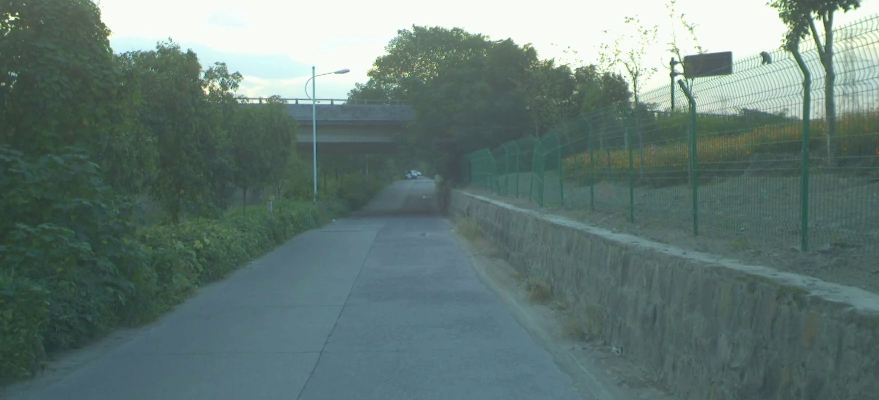
#> input picture sample/left_images/2018-10-11-16-03-19_2018-10-11-16-58-57-454.jpg, 879 x 400 px
$ jupyter execute --allow-errors sam_test.ipynb
#> lines starting #> are read from the running program, lines starting #| are printed output that depends on the picture; after the words box and inside, x2 and y2 are one past the last pixel; in counts of white or black regions, pixels touching at a corner belong together
### transforms.py
from torchvision import transforms
from torchvision.transforms import functional as F
import torch
import numpy as np

# IMAGE_SHAPE = (800, 1762)
IMAGE_SHAPE = (400, 879)
IMAGE_SHAPE = (400, 879)

def transform_fn():
    return transforms.Compose([
            transforms.ToPILImage(),
            transforms.ColorJitter(brightness=0.1, contrast=0.1, saturation=0.1, hue=0.1),
            transforms.Resize(IMAGE_SHAPE),
            transforms.ToTensor(),
            transforms.Normalize(mean=[0.50625424, 0.52283798, 0.41453917], std=[0.21669488, 0.1980729 , 0.18691985])
        ])
# [22 lines left out: functions transform_seg_fn, test_transform_fn, test_transform_seg_fn, not called in this run]

def convert_image(image):
    return torch.tensor(image.astype(np.float32) / 256.0).unsqueeze(0)

# [5 lines left out: function transform_disparity_fn, not called in this run]

### sam_test.ipynb
[cell 1]
from segment_anything import SamAutomaticMaskGenerator, sam_model_registry, SamPredictor
import cv2
import os
import numpy as np
import torch
import onnxruntime
import tqdm as tqdm
from onnxruntime.quantization import QuantType
from onnxruntime.quantization.quantize import quantize_dynamic
import matplotlib.pyplot as plt
from dataset import StereoDataset, StereoSegmentationDataset
from transforms import transform_disparity_fn, transform_fn
from torch.utils.data import Dataset, DataLoader

#> (a cell that did not finish here is left out)

#> (a cell that did not finish here is left out)

[cell 4]
# analyze the images in the folders
image_sizes = {
}


#> (the rest of this cell did not finish here and is left out)

[cell 5]
base_image = "2018-10-11-16-03-19_2018-10-11-16-58-57-454"

image = cv2.imread(f"sample/left_images/{base_image}.jpg")
#> image is the input picture: shape (400, 879, 3); mean B, G, R 117.2, 121.8, 100.8
depth_map = cv2.imread(f"sample/disparity_maps/{base_image}.png", cv2.IMREAD_GRAYSCALE)
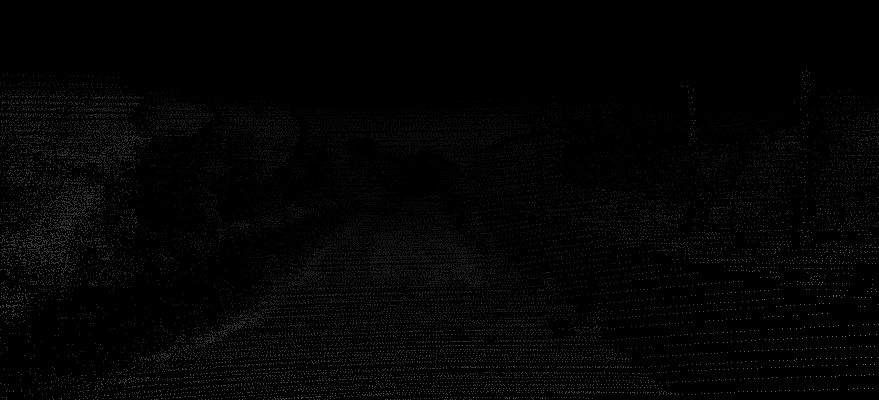
#> input picture sample/disparity_maps/2018-10-11-16-03-19_2018-10-11-16-58-57-454.png, 879 x 400 px
#> depth_map is the input picture: shape (400, 879); min 0, max 113, mean 2.9

print(f"shape of original image: {image.shape}")
#| shape of original image: (400, 879, 3)
# equalize the histogram of the depth map
depth_map = cv2.equalizeHist(depth_map)
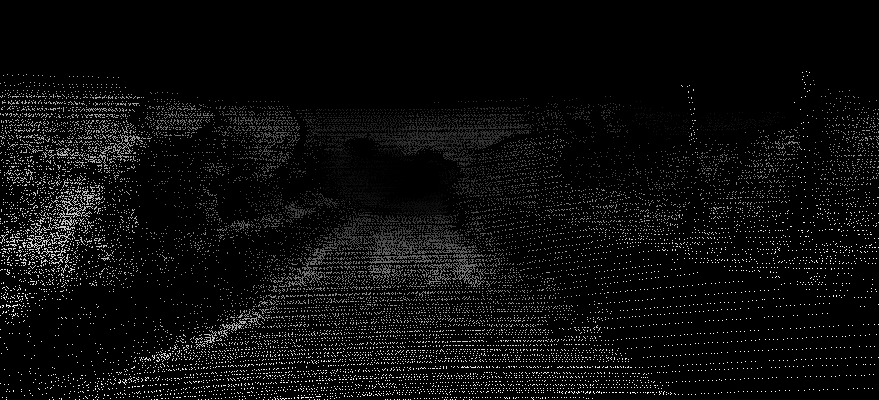
#> depth_map: shape (400, 879); min 0, max 255, mean 12


# show the image and the depth map side by side using matplotlib

plt.figure(figsize=(10, 5))
plt.subplot(1, 2, 1)
plt.imshow(cv2.cvtColor(image, cv2.COLOR_BGR2RGB))
plt.title("Image")
plt.axis("off")
plt.subplot(1, 2, 2)

# depth map is a single channel image, so we can directly plot it
plt.imshow(depth_map, cmap="gray")
plt.title("Depth Map")
plt.axis("off")
plt.show()
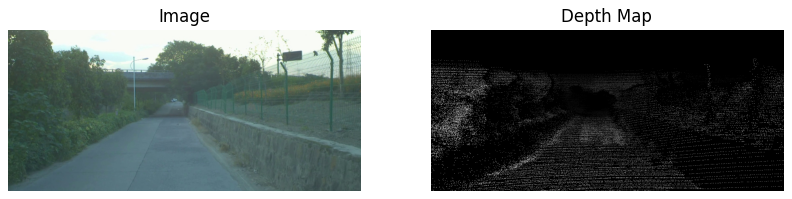
#> figure drawn by matplotlib, 2 panels

# select 8 random points along the top of left image and make sure the pixel values are zero on the
# depth map

# get the height and width of the image
height, width = image.shape[:2]
#> height = 400; width = 879

# select 16 random points along the top of the image
x_coors = np.random.randint(0, width, (16))
points = [(x, 0) for x in x_coors]

# make sure the depth map values are zero at these points
valid_points = []
for x, y in points:
    if depth_map[y, x] == 0:
        valid_points.append((x, y))
#> after the loop, valid_points = [(684, 0), (559, 0), (629, 0), (192, 0), (835, 0), (763, 0), (707, 0), (359, 0), (9, 0), (723, 0), (277, 0), (754, 0), (804, 0), (599, 0), (70, 0), (472, 0)]

# draw those points on the left image


image_with_points = image.copy()
for x, y in valid_points:
    cv2.circle(image_with_points, (x, y), 5, (0, 255, 0), -1)
#> this loop made 16 passes
#> x on passes 1 to 12: 684, 559, 629, 192, 835, 763, 707, 359, 9, 723, 277, 754
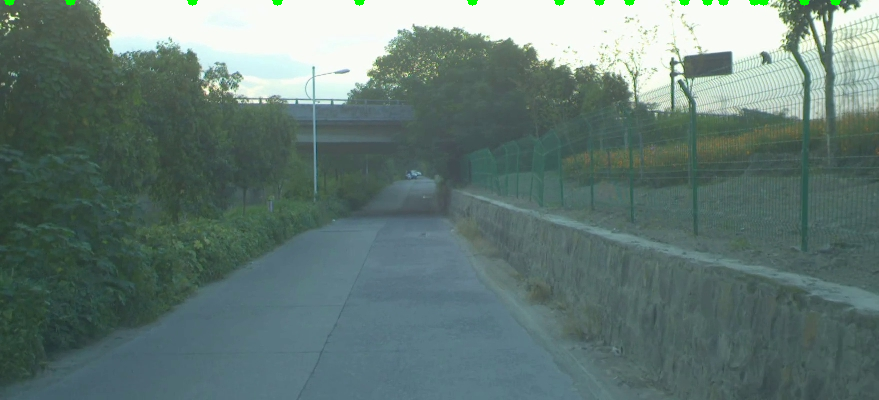
#> image_with_points: shape (400, 879, 3); 0.21% of pixels changed, all inside (x1, y1, x2, y2) = (4, 0, 841, 6)

# show the image with the points
plt.figure(figsize=(5, 5))
plt.imshow(cv2.cvtColor(image_with_points, cv2.COLOR_BGR2RGB))
plt.title("Image with Points")
plt.axis("off")
plt.show()

#> (the rest of this cell did not finish here and is left out)
